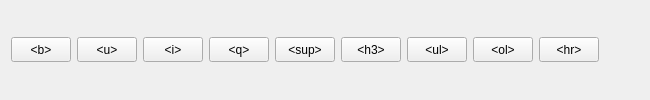
        <widget class="QWidget" name="tab_2">
         <attribute name="title">
          <string notr="true">Format</string>
         </attribute>
         <layout class="QHBoxLayout" name="horizontalLayout_3">
          <item>
           <widget class="QPushButton" name="btn_b">
            <property name="minimumSize">
             <size>
              <width>60</width>
              <height>25</height>
             </size>
            </property>
            <property name="maximumSize">
             <size>
              <width>60</width>
              <height>25</height>
             </size>
            </property>
            <property name="cursor">
             <cursorShape>PointingHandCursor</cursorShape>
            </property>
            <property name="toolTip">
             <string>Pogrybiony tekst</string>
            </property>
            <property name="toolTipDuration">
             <number>0</number>
            </property>
            <property name="text">
             <string notr="true">&lt;b&gt;</string>
            </property>
           </widget>
          </item>
          <item>
           <widget class="QPushButton" name="btn_u">
            <property name="minimumSize">
             <size>
              <width>60</width>
              <height>25</height>
             </size>
            </property>
            <property name="maximumSize">
             <size>
              <width>60</width>
              <height>25</height>
             </size>
            </property>
            <property name="cursor">
             <cursorShape>PointingHandCursor</cursorShape>
            </property>
            <property name="toolTip">
             <string>Podkreślony tekst</string>
            </property>
            <property name="text">
             <string notr="true">&lt;u&gt;</string>
            </property>
           </widget>
          </item>
          <item>
           <widget class="QPushButton" name="btn_i">
            <property name="minimumSize">
             <size>
              <width>60</width>
              <height>25</height>
             </size>
            </property>
            <property name="maximumSize">
             <size>
              <width>60</width>
              <height>25</height>
             </size>
            </property>
            <property name="cursor">
             <cursorShape>PointingHandCursor</cursorShape>
            </property>
            <property name="toolTip">
             <string>kursywa</string>
            </property>
            <property name="text">
             <string notr="true">&lt;i&gt;</string>
            </property>
           </widget>
          </item>
          <item>
           <widget class="QPushButton" name="btn_q">
            <property name="minimumSize">
             <size>
              <width>60</width>
              <height>25</height>
             </size>
            </property>
            <property name="maximumSize">
             <size>
              <width>60</width>
              <height>25</height>
             </size>
            </property>
            <property name="cursor">
             <cursorShape>PointingHandCursor</cursorShape>
            </property>
            <property name="toolTip">
             <string>Cudzysłów</string>
            </property>
            <property name="text">
             <string notr="true">&lt;q&gt;</string>
            </property>
           </widget>
          </item>
          <item>
           <widget class="QPushButton" name="btn_sup">
            <property name="minimumSize">
             <size>
              <width>60</width>
              <height>25</height>
             </size>
            </property>
            <property name="maximumSize">
             <size>
              <width>60</width>
              <height>25</height>
             </size>
            </property>
            <property name="cursor">
             <cursorShape>PointingHandCursor</cursorShape>
            </property>
            <property name="toolTip">
             <string>Indeks górny / sub - indeks dolny </string>
            </property>
            <property name="text">
             <string notr="true">&lt;sup&gt;</string>
            </property>
           </widget>
          </item>
          <item>
           <widget class="QPushButton" name="btn_h3">
            <property name="minimumSize">
             <size>
              <width>60</width>
              <height>25</height>
             </size>
            </property>
            <property name="maximumSize">
             <size>
              <width>60</width>
              <height>25</height>
             </size>
            </property>
            <property name="cursor">
             <cursorShape>PointingHandCursor</cursorShape>
            </property>
            <property name="toolTip">
             <string>Nagłówek h1-h6</string>
            </property>
            <property name="text">
             <string notr="true">&lt;h3&gt;</string>
            </property>
           </widget>
          </item>
          <item>
           <widget class="QPushButton" name="btn_ul">
            <property name="minimumSize">
             <size>
              <width>60</width>
              <height>25</height>
             </size>
            </property>
            <property name="maximumSize">
             <size>
              <width>60</width>
              <height>25</height>
             </size>
            </property>
            <property name="cursor">
             <cursorShape>PointingHandCursor</cursorShape>
            </property>
            <property name="toolTip">
             <string>Lista punktowa</string>
            </property>
            <property name="text">
             <string notr="true">&lt;ul&gt;</string>
            </property>
           </widget>
          </item>
          <item>
           <widget class="QPushButton" name="btn_ol">
            <property name="minimumSize">
             <size>
              <width>60</width>
              <height>25</height>
             </size>
            </property>
            <property name="maximumSize">
             <size>
              <width>60</width>
              <height>25</height>
             </size>
            </property>
            <property name="cursor">
             <cursorShape>PointingHandCursor</cursorShape>
            </property>
            <property name="toolTip">
             <string>Lista numeryczna</string>
            </property>
            <property name="text">
             <string notr="true">&lt;ol&gt;</string>
            </property>
           </widget>
          </item>
          <item>
           <widget class="QPushButton" name="btn_hr">
            <property name="minimumSize">
             <size>
              <width>60</width>
              <height>25</height>
             </size>
            </property>
            <property name="maximumSize">
             <size>
              <width>60</width>
              <height>25</height>
             </size>
            </property>
            <property name="cursor">
             <cursorShape>PointingHandCursor</cursorShape>
            </property>
            <property name="toolTip">
             <string>Linia pozioma</string>
            </property>
            <property name="text">
             <string notr="true">&lt;hr&gt;</string>
            </property>
           </widget>
          </item>
          <item>
           <spacer name="horizontalSpacer_6">
            <property name="orientation">
             <enum>Qt::Horizontal</enum>
            </property>
            <property name="sizeHint" stdset="0">
             <size>
              <width>40</width>
              <height>20</height>
             </size>
            </property>
           </spacer>
          </item>
         </layout>
        </widget>
